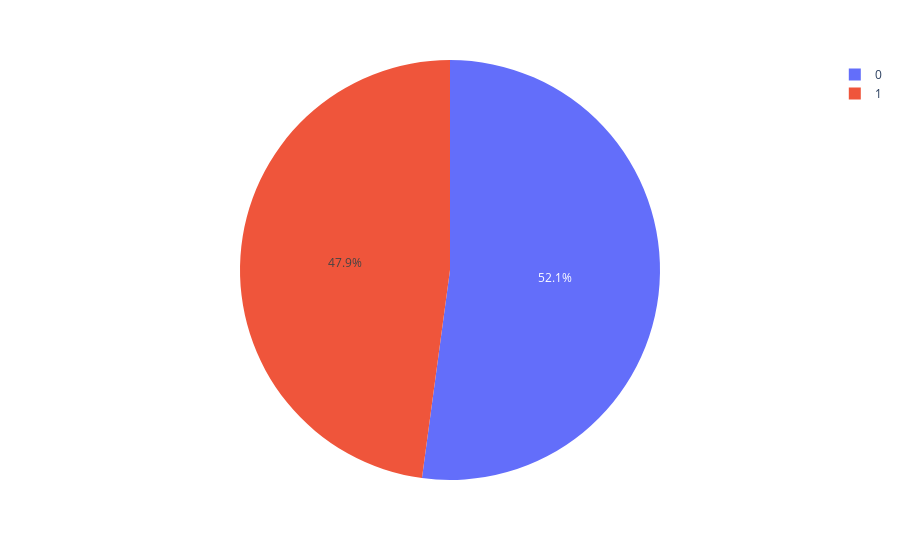

Notebook cell for this chart:
### Code cell
px.pie(data_frame=df,names='Male',values='Daily Time Spent on Site')

### Figure 1 — Plotly figure (JSON) as saved in the notebook; plotly's stock layout.template omitted (floating-point values rounded to 4 significant figures; data arrays with more than 128 entries replaced by an {"elided": "..."} marker saying what was removed)
{"data": [{"domain": {"x": [0, 1], "y": [0, 1]}, "hovertemplate": "Male=%{label}<br>Daily Time Spent on Site=%{value}<extra></extra>", "labels": {"elided": "1000 int values"}, "legendgroup": "", "name": "", "showlegend": true, "type": "pie", "values": {"elided": "1000 float values"}}], "layout": {"legend": {"tracegroupgap": 0}, "margin": {"t": 60}}}
